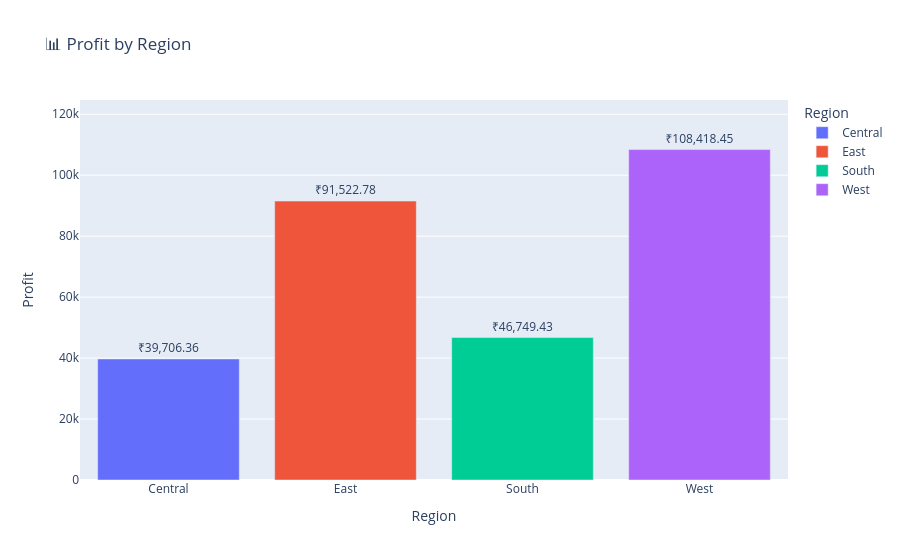

The cell this chart's notebook holds for it:
### Markdown cell above
### Profit By Region

### Code cell
import plotly.express as px
from IPython.display import display, HTML

# Aggregate profit by region
profit_region = df.groupby("Region", observed=True)["Profit"].sum().reset_index()

# Find top region
top_region = profit_region.loc[profit_region['Profit'].idxmax(), 'Region']
top_profit = profit_region['Profit'].max()
y_axis_max = profit_region['Profit'].max() * 1.15

# Custom hover text
profit_region['hover_text'] = profit_region['Profit'].apply(lambda x: f"Profit: ₹{x:,.2f}")

# Plot chart
fig = px.bar(
    profit_region,
    x='Region',
    y='Profit',
    text=profit_region['Profit'].apply(lambda x: f"₹{x:,.2f}"),
    color='Region',
    title='📊 Profit by Region',
    hover_data={'Profit': False, 'hover_text': True}  # only show hover_text
)

fig.update_traces(
    textposition='outside',
    textfont_size=12,
    hovertemplate='%{customdata[0]}'  # show only hover_text
)

fig.update_layout(
    yaxis=dict(title='Profit', range=[0, y_axis_max], automargin=True),
    xaxis_title='Region',
    margin=dict(t=100)
)

fig.show()

# Dynamic Insight
display(HTML(f"<p style='font-size:16px; font-weight:600;'>"
             f"📌 The region with the highest profit is <b>{top_region}</b> "
             f"with a total profit of <b>₹{top_profit:,.2f}</b>."
             f"</p>"))

### Figure 1 — Plotly figure (JSON) as saved in the notebook; plotly's stock layout.template omitted (floating-point values rounded to 4 significant figures)
{"data": [{"customdata": [["Profit: ₹39,706.36"]], "hovertemplate": "%{customdata[0]}", "legendgroup": "Central", "marker": {"color": "#636efa", "pattern": {"shape": ""}}, "name": "Central", "orientation": "v", "showlegend": true, "text": ["₹39,706.36"], "textfont": {"size": 12}, "textposition": "outside", "type": "bar", "x": ["Central"], "xaxis": "x", "y": [39710.0], "yaxis": "y"}, {"customdata": [["Profit: ₹91,522.78"]], "hovertemplate": "%{customdata[0]}", "legendgroup": "East", "marker": {"color": "#EF553B", "pattern": {"shape": ""}}, "name": "East", "orientation": "v", "showlegend": true, "text": ["₹91,522.78"], "textfont": {"size": 12}, "textposition": "outside", "type": "bar", "x": ["East"], "xaxis": "x", "y": [91520.0], "yaxis": "y"}, {"customdata": [["Profit: ₹46,749.43"]], "hovertemplate": "%{customdata[0]}", "legendgroup": "South", "marker": {"color": "#00cc96", "pattern": {"shape": ""}}, "name": "South", "orientation": "v", "showlegend": true, "text": ["₹46,749.43"], "textfont": {"size": 12}, "textposition": "outside", "type": "bar", "x": ["South"], "xaxis": "x", "y": [46750.0], "yaxis": "y"}, {"customdata": [["Profit: ₹108,418.45"]], "hovertemplate": "%{customdata[0]}", "legendgroup": "West", "marker": {"color": "#ab63fa", "pattern": {"shape": ""}}, "name": "West", "orientation": "v", "showlegend": true, "text": ["₹108,418.45"], "textfont": {"size": 12}, "textposition": "outside", "type": "bar", "x": ["West"], "xaxis": "x", "y": [108400.0], "yaxis": "y"}], "layout": {"barmode": "relative", "legend": {"title": {"text": "Region"}, "tracegroupgap": 0}, "margin": {"t": 100}, "title": {"text": "📊 Profit by Region"}, "xaxis": {"anchor": "y", "categoryarray": ["Central", "East", "South", "West"], "categoryorder": "array", "domain": [0, 1], "title": {"text": "Region"}}, "yaxis": {"anchor": "x", "automargin": true, "domain": [0, 1], "range": [0, 124700.0], "title": {"text": "Profit"}}}}
